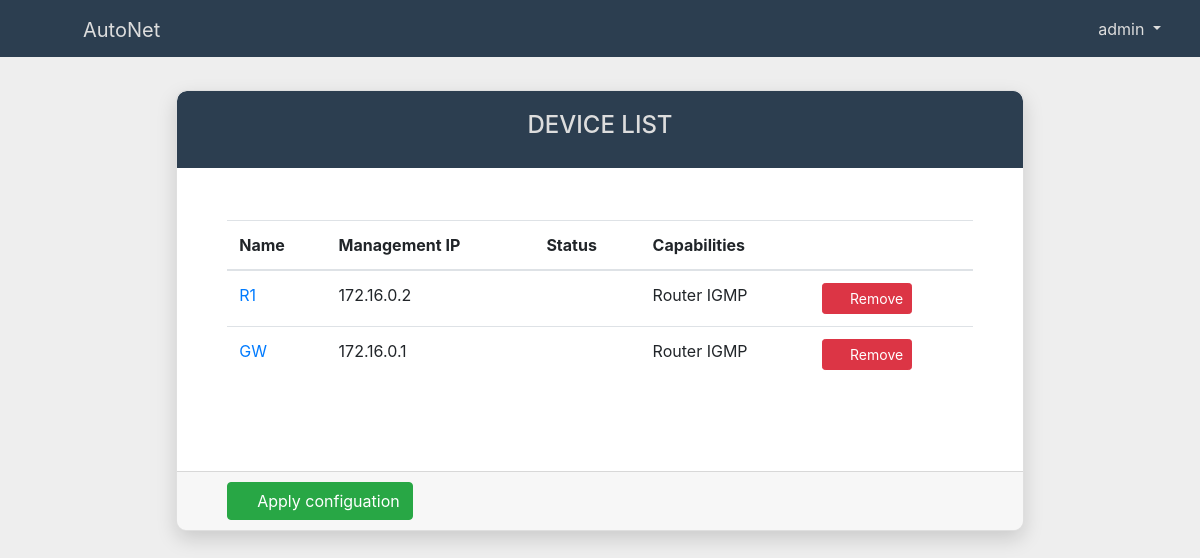
/device_list/ (signed in), run on the app's committed database.
### control/models.py (models this page shows, shortened)
class Device(models.Model):
    user = models.ForeignKey(User, default=1, on_delete=models.CASCADE)
    hostname = models.CharField(max_length=255)
    managementIP = models.GenericIPAddressField(null=True)
    localPort = models.CharField(max_length=255)
    remotePort = models.CharField(max_length=255)
    platform = models.CharField(max_length=255)
    softwareVersion = models.CharField(max_length=255)
    deviceType = models.CharField(max_length=255, default='cisco_ios')
    capabilities = models.CharField(max_length=100, null=True)

### control/views.py (the view)
# urls.py: path('device_list/',views.diviceList,name='device_list'),
def diviceList(request):
    if not request.user.is_authenticated:
        return redirect('control:login')
    else:
        allDevices = Device.objects.filter(user=request.user)
        allProfiles = Profile.objects.filter(user=request.user)
        return render(request, 'control/device_list.html', {'allDevices': allDevices, 'allProfiles': allProfiles})

### control/templates/control/device_list.html (shortened to what this page needs)
{% extends 'control/base.html' %}{% block deviceList_active %}active{% endblock %}{% block body %}
<div class="container-fluid">
    <div class="row justify-content-center">
        <div class="col-sm-12 col-md-9">
            <div class="card account-info-wrapper" style="overflow-x: scroll !important;">
                <div class="card-heading text-center">
                    <h4 class="title">Device List</h4>
                </div>
                <div class="card-body">
                    <table class="table">
                        <thead>
                            <th>Name</th>
                            <th>Management IP</th>
                            <th>Status</th>
                            <th>Capabilities</th>
                            <th></th>
                        </thead>
                        {% for device in allDevices %}
                        <tr>
                            <td><a href="{% url 'control:device_detail' device.id %}">{{device.hostname}}</a></td>
                            <td>{{device.managementIP}}</td>
                            <td>{{device.status}}</td>
                            <td>{{device.capabilities}}</td>
                            <td>
                                <form action="{% url 'control:remove_device' %}" method="POST">
                                    <button type="submit" class="btn btn-danger btn-sm"><i class="fas fa-trash"></i>&nbsp;&nbsp;Remove</button>
                                </form>
                            </td>
                        </tr>
                        {% endfor %}
                    </table>
                </div>
                <div class="card-footer" style="padding: 10px; padding-left: 50px;">
                    <button class="btn btn-success" data-toggle="modal" data-target="#addUserModal"><span
                        class="fas fa-plus-circle"></span>&nbsp;Apply configuation</button>
                </div>
            </div>
        </div>
    </div>
</div>
{% endblock %}

### control/templates/control/base.html (shortened to what this page needs)
{% load static %}
<!doctype html>
<html lang="en">
<head>
    <link rel="stylesheet" href="{% static 'style/css/bootstrap.min.css' %}">
    <link rel="stylesheet" href="{% static 'fontawesome-free-5.15.1-web/css/all.css' %}">
    <link rel="stylesheet" href="{% static 'style/sidebar.css' %}">
</head>
<body>
    <div id="wrapper" class>
        <nav class="navbar fixed-top navbar-expand-lg navbar-light bg-custom" style="height: 57px; background: #2c3e50;">
            <div class="container-fluid">
                <div class="navbar-header">
                    <a href="#" class="btn" id="menu-toggle">
                        <i class="fas fa-bars"></i>
                    </a>&nbsp;&nbsp;
                    <a class="navbar-brand" href="{% url 'control:account_info' %}" style="padding-top: 10px; color: #ddd;">AutoNet</a>
                </div>
                <ul class="navbar-nav ml-auto">
                    <li class="nav-item dropdown">
                        <a class="dropdown-toggle user-dropdown" href="#" id="navbarDropdown1" role="button" data-toggle="dropdown" aria-haspopup="true" aria-expanded="false" style="text-decoration: none;">
                            <span class="fas fa-cog"></span>&nbsp;&nbsp;{{user.username}}
                        </a>
                    </li>
                </ul>
            </div>
        </nav>
        <div id="page-content-wrapper">
            {% block body %} {% endblock %}
        </div>
        </div>
</body>
</html>

### control/static/style/sidebar.css (style rules this page uses)
body { background: #EEEEEE; height: 100%; overflow-y: scroll !important; }
#page-content-wrapper { width: 100%; padding: 15px; transition: 0.1s; }
.navbar li a { display: block; }
.navbar a { color: #ddd; }
.user-dropdown { border-width: 1px; border-radius: 5px; border: solid #ddd0 1px; padding: 4px 7px; }
.card { border-radius: 3px; background: #fff; }
.card-heading { background: #2c3e50; color: #ddd; padding: 20px 0; border-top-left-radius: 10px; border-top-right-radius: 10px; text-transform: uppercase; }
.card-body { padding: 52px 50px; padding-bottom: 73px; }
.account-info-wrapper { margin-top: 75px; border-radius: 10px; box-shadow: 0px 8px 20px 0px rgba(0, 0, 0, 0.15); }

### data on the page
Device: hostname "R1", managementIP "172.16.0.2", capabilities "Router IGMP"
Device: hostname "GW", managementIP "172.16.0.1", capabilities "Router IGMP"

### other printed values
{{ user.username }} "admin"
